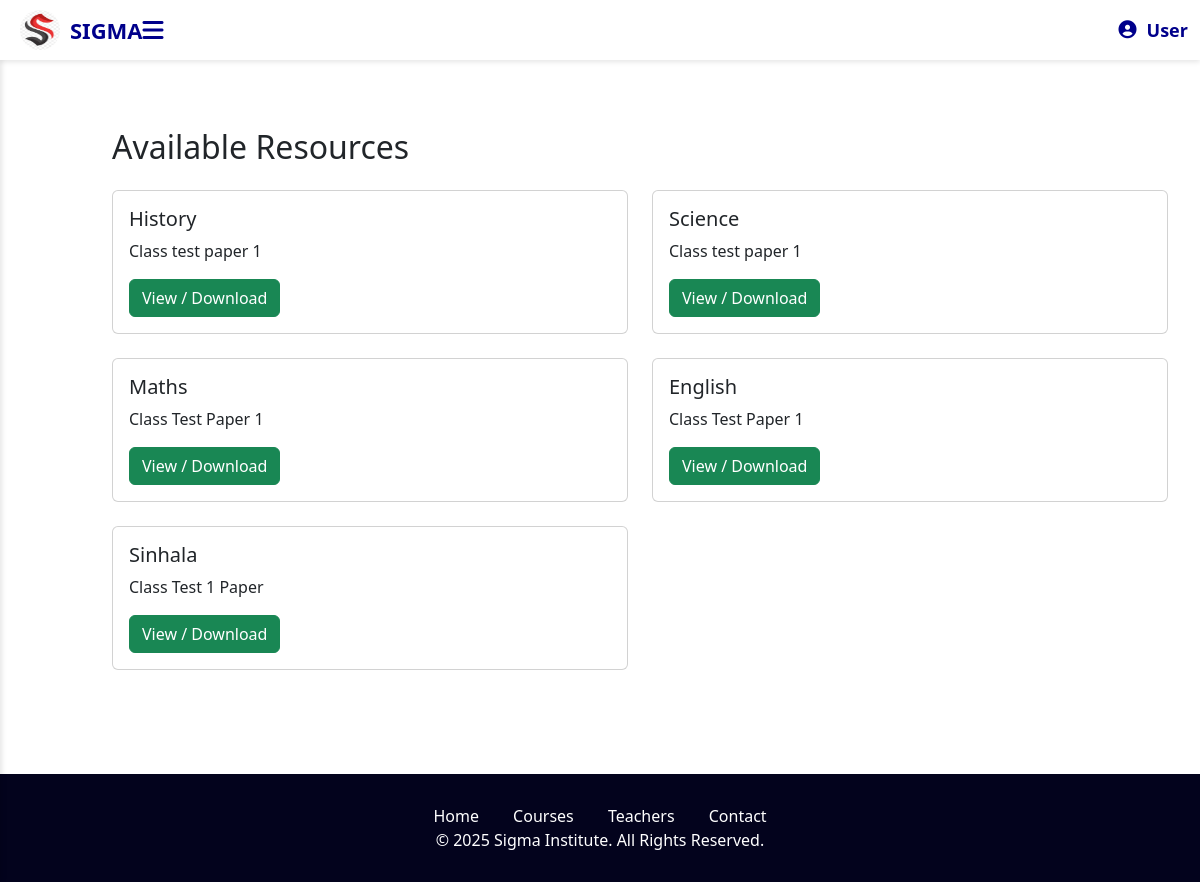
Screenshot of /st_resources.php with the database file from the repository.
### tables this page shows
CREATE TABLE `resources` (
  `id` int(11) NOT NULL,
  `title` varchar(255) DEFAULT NULL,
  `description` text DEFAULT NULL,
  `type` enum('pdf','image','link') DEFAULT NULL,
  `file_path` varchar(255) DEFAULT NULL,
  `link_url` text DEFAULT NULL,
  `uploaded_at` timestamp NOT NULL DEFAULT current_timestamp()
);

### st_resources.php (the view, shortened to what this page needs)
<?php
include 'st_home.php';
$conn = new mysqli("localhost", "root", "", "sigma_db");
$sql = "SELECT * FROM resources ORDER BY uploaded_at DESC";
$result = $conn->query($sql);
?>
<!DOCTYPE html>
<html>
<head>
  <link href="https://cdn.jsdelivr.net/npm/bootstrap@5.3.3/dist/css/bootstrap.min.css" rel="stylesheet">
</head>
<body>
    <div class="main-content" id="mainContent">
<div class="container mt-5">
  <h2 class="mb-4">Available Resources</h2>
  <?php if ($result->num_rows > 0): ?>
    <div class="row row-cols-1 row-cols-md-2 g-4">
      <?php while($row = $result->fetch_assoc()): ?>
        <div class="col">
          <div class="card">
            <div class="card-body">
              <h5 class="card-title"><?= htmlspecialchars($row['title']) ?></h5>
              <p class="card-text"><?= nl2br(htmlspecialchars($row['description'])) ?></p>
              <?php if ($row['type'] === 'link'): ?>
                <a href="<?= htmlspecialchars($row['link_url']) ?>" target="_blank" class="btn btn-primary">Visit Link</a>
              <?php else: ?>
                <a href="uploads/<?= htmlspecialchars($row['file_path']) ?>" target="_blank" class="btn btn-success">View / Download</a>
              <?php endif; ?>
            </div>
          </div>
        </div>
      <?php endwhile; ?>
    </div>
  <?php else: ?>
    <p class="alert alert-info">No resources available.</p>
  <?php endif; ?>
</div>
    </div>
<br>
<?php include 'footer.php';?>
</body>
</html>

### st_home.php (style rules this page uses)
body { margin: 0; padding: 0; font-family: "Roboto", sans-serif; }

### st_resources.php (style rules this page uses)
.main-content { margin-left: 80px; margin-top: 60px; padding: 20px; transition: margin-left 0.3s ease; }

### rows the page displays
resources: title "History", description "Class test paper 1"
resources: title "Science", description "Class test paper 1"
resources: title "Maths", description "Class Test Paper 1"
resources: title "English", description "Class Test Paper 1"
resources: title "Sinhala", description "Class Test 1 Paper"
